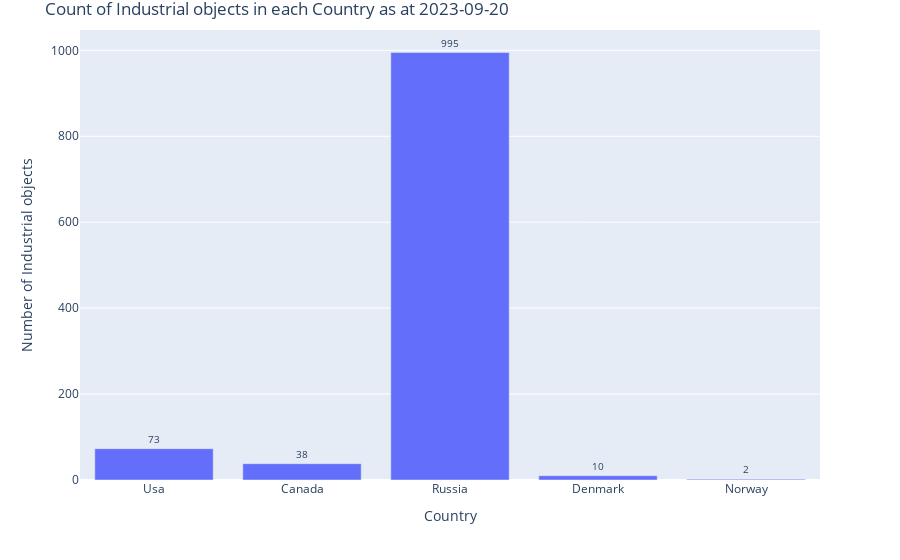

Source (notebook cell):
### Markdown cell above
# `industrial=*`

### Code cell
import requests
import geopandas as gpd
import json
import plotly.express as px

URL = 'https://api.ohsome.org/v1/elements/count/groupBy/boundary'

# Read the GeoJSON file containing the bounding polygon
with open('data/boundary_cont_discon.geojson', 'r') as geojson_file:
    bounding_polygon_geojson = json.load(geojson_file)



# Define the request parameters and make the post request
data = {
"bpolys": json.dumps(bounding_polygon_geojson),  # Convert GeoJSON to JSON string
"time": "2023-09-20",
"filter": "industrial=*",
"format": "json"
 }

response = requests.post(URL, data=data)
results = response.json()
#print(results)

group_objects = [item['groupByObject'] for item in results['groupByResult']]
values = [item['result'][0]['value'] for item in results['groupByResult']]

# Create a bar chart using Plotly
fig = px.bar(x=group_objects, y=values, labels={'x': 'Group Object', 'y': 'Value'}, text=values)
fig.update_layout(
    title='Count of Industrial objects in each Country as at 2023-09-20',
    xaxis_title='Country',
    yaxis_title='Number of Industrial objects'
)

# Customize the text placement
fig.update_traces(texttemplate='%{text}',textfont=dict(size=10), textposition='outside')
fig.update_layout(margin=dict(t=30))
fig.show()

### Figure 1 — Plotly figure (JSON) as saved in the notebook; plotly's stock layout.template omitted (floating-point values rounded to 4 significant figures)
{"data": [{"alignmentgroup": "True", "hovertemplate": "Group Object=%{x}<br>Value=%{y}<br>text=%{text}<extra></extra>", "legendgroup": "", "marker": {"color": "#636efa", "pattern": {"shape": ""}}, "name": "", "offsetgroup": "", "orientation": "v", "showlegend": false, "text": [73, 38, 995, 10, 2], "textfont": {"size": 10}, "textposition": "outside", "texttemplate": "%{text}", "type": "bar", "x": ["Usa", "Canada", "Russia", "Denmark", "Norway"], "xaxis": "x", "y": [73, 38, 995, 10, 2], "yaxis": "y"}], "layout": {"autosize": true, "barmode": "relative", "legend": {"tracegroupgap": 0}, "margin": {"t": 30}, "title": {"text": "Count of Industrial objects in each Country as at 2023-09-20"}, "xaxis": {"anchor": "y", "autorange": true, "domain": [0, 1], "range": [-0.5, 4.5], "title": {"text": "Country"}, "type": "category"}, "yaxis": {"anchor": "x", "autorange": true, "domain": [0, 1], "range": [0, 1047.0], "title": {"text": "Number of Industrial objects"}, "type": "linear"}}}
